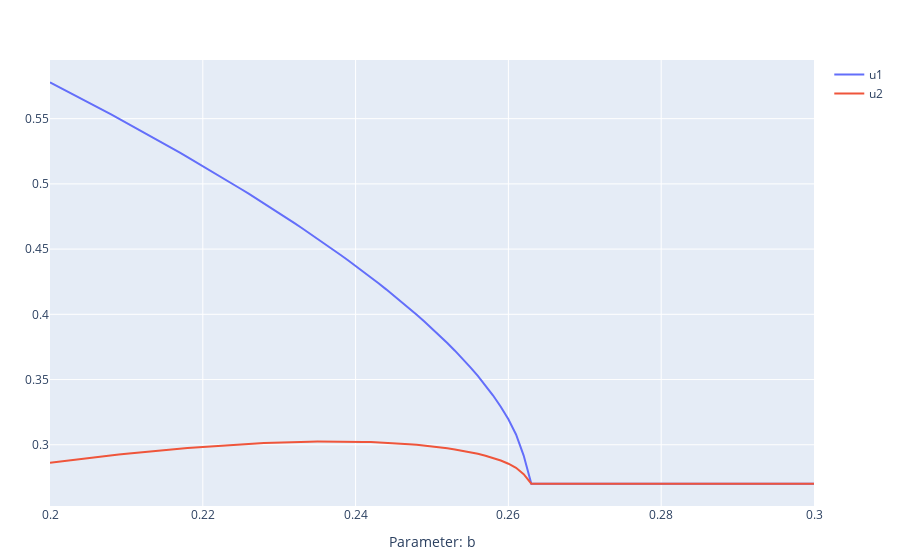

Here is the notebook cell this chart was saved with:
### Markdown cell above
Increasing the step size makes the plot higher resolution, but at a significant time expense.

### Code cell
plot_continuation(predprey, [1 1], 6, "b", 0.2:0.001:0.3, method="npc")
